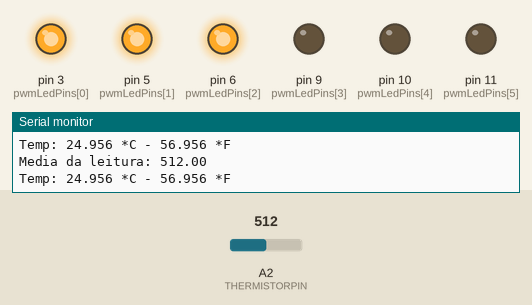
Simulated run of this sketch. Board: Arduino Uno, built with avr-gcc and run on an emulated ATmega328P. Shown: output pins drawn as LEDs (lit = HIGH), the last lines printed to the serial monitor. The inputs (shaded band) are chosen by the test bench; at power-on: A2 (THERMISTORPIN) = 512.

Above: at 1.2 s.
1.3 s: A2 (THERMISTORPIN) set to 539
At 2.4 s:
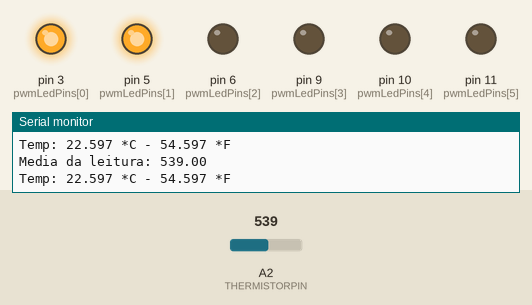
2.9 s: A2 (THERMISTORPIN) set to 716
At 3.4 s:
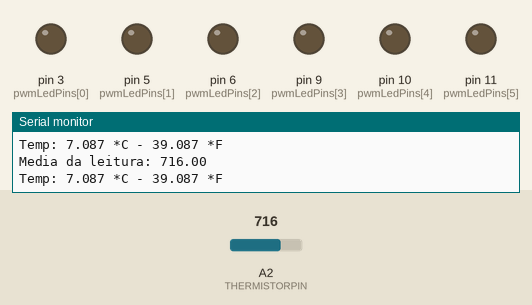
4.4 s: A2 (THERMISTORPIN) set to 569
7.4 s: A2 (THERMISTORPIN) set to 557
At 8.7 s:
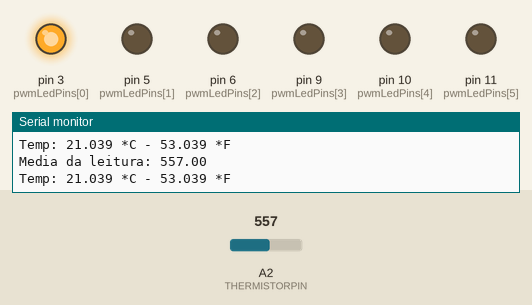
9.0 s: A2 (THERMISTORPIN) set to 160
At 9.6 s:
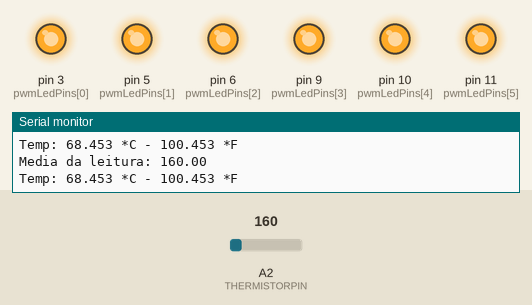
10.5 s: A2 (THERMISTORPIN) set to 448
13.5 s: A2 (THERMISTORPIN) set to 475
At 15.0 s:
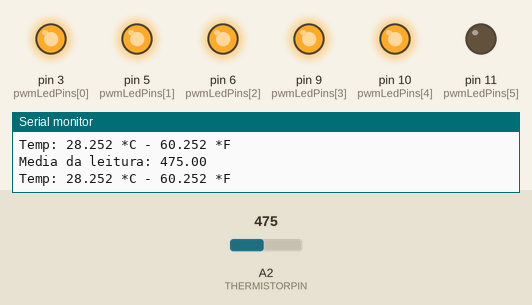
Timing chart, 0 to 16.1 s (numbered marks = the images above; inputs shaded):
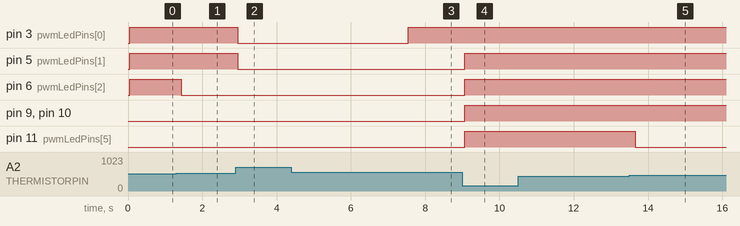

The sketch:

exp03_termistorLeds.ino
```cpp
/************************************************************************************
* IMBRAX - INDUSTRIA MECATRONICA BRASILEIRA
* Nome: exp03_termistor
* Descricao: Faz a leitura do sensor de temperatura - termistor e com base no valor
* da resistencia do termistor aciona alguns leds para indicar a temperatura.
*
* Escrito por: Diego W. Antunes <diego@imbrax.com.br> usando como base o codigo da
* http://www.ladyada.net/learn/sensors/thermistor.html da Ladyada.
* Data: 01/10/2011
*************************************************************************************/

/************************************************************************************
* Constantes utilizadas no programa
************************************************************************************/
const int numLeds = 6; // Numero de leds conectados ao Arduino
/* Array com o numero dos pinos onde estao conectados os leds no Arduino, cada numero
* representa uma porta digital com suporte a PWM
*/
const int pwmLedPins[numLeds] = {3, 5, 6, 9, 10, 11};

#define THERMISTORPIN A2          // Pino do uC ligado no sensor
#define THERMISTORNOMINAL 10000   // Resistencia do  termistor a 25 graus
#define TEMPERATURENOMINAL 25     // Temp. nominal
#define NUMAMOSTRAS 5              // Numero de amostras
#define BCOEFFICIENT 3950         // Coeficiente beta
#define SERIESRESISTOR 10000      // Resistor em serie com o termistor

/************************************************************************************
* Variaveis
************************************************************************************/
int val = 10;
int amostras[NUMAMOSTRAS];

/************************************************************************************
* Funcao: setup
* Descricao: Faz a configuracao e inicializacao de algumas variaveis importantes
* Notas:
************************************************************************************/
void setup()
{
  // Configura a porta serial
  Serial.begin(9600);

  // Configura os pinos onde estao os LEDs como saida
  for (int i = 0; i < numLeds; i++)
    pinMode(pwmLedPins[i], OUTPUT);
}

/************************************************************************************
* Funcao: loop
* Descricao: Loop principal onde o microcontrolador deve passar a maior parte do tempo
* Notas:
************************************************************************************/
void loop()
{
  float media;

  // Faz a leitura de X amostras para posterior calculo
  for (int i = 0; i < NUMAMOSTRAS; i++) {
    amostras[i] = analogRead(THERMISTORPIN);
    delay(10);
  }

  // Calcula a media
  media = 0;
  for (int i = 0; i < NUMAMOSTRAS; i++) {
    media += amostras[i];
  }
  media /= NUMAMOSTRAS;

  Serial.print("Media da leitura: ");
  Serial.println(media);

  // convert the value to resistance
  media = 1023 / media - 1;
  media = SERIESRESISTOR / media;

  float steinhart;
  steinhart = media / THERMISTORNOMINAL;     // (R/Ro)
  steinhart = log(steinhart);                  // ln(R/Ro)
  steinhart /= BCOEFFICIENT;                   // 1/B * ln(R/Ro)
  steinhart += 1.0 / (TEMPERATURENOMINAL + 273.15); // + (1/To)
  steinhart = 1.0 / steinhart;                 // Invert
  steinhart -= 273.15;                         // convert to C

  /***********************************************************/
  /* Converte o valor da temperatura entre 20-26 para 0-1021 */
  /* Aqui posso mudar os intervalor de conversao             */
  /***********************************************************/
  val = map(steinhart, 20, 30, 0, 1021);

  // Exibe a temperatura em C e F
  Serial.print("Temp: ");
  Serial.print(steinhart, 3);
  Serial.print(" *C - ");
  steinhart = (steinhart * (9/5)) + 32;
  Serial.print(steinhart, 3);
  Serial.println(" *F");

  if (val > 0)
    digitalWrite(pwmLedPins[0], HIGH);
  else
    digitalWrite(pwmLedPins[0], LOW);

  if (val > 170)
    digitalWrite(pwmLedPins[1], HIGH);
  else
    digitalWrite(pwmLedPins[1], LOW);

  if (val > 340)
    digitalWrite(pwmLedPins[2], HIGH);
  else
    digitalWrite(pwmLedPins[2], LOW);

  if (val > 510)
    digitalWrite(pwmLedPins[3], HIGH);
  else
    digitalWrite(pwmLedPins[3], LOW);

  if (val > 680)
    digitalWrite(pwmLedPins[4], HIGH);
  else
    digitalWrite(pwmLedPins[4], LOW);

  if (val > 850)
    digitalWrite(pwmLedPins[5], HIGH);
  else
    digitalWrite(pwmLedPins[5], LOW);

  // Aguardo 100ms pois normalmente a temperatura nao varia tao rapido
  delay(100);
}
```

Measured:
- the behaviour switches between 522 and 523 on A2 (THERMISTORPIN) (found by bisection; images 0 and 1)
- the behaviour switches between 558 and 557 on A2 (THERMISTORPIN) (found by bisection; images 2 and 3)
- the behaviour switches between 466 and 467 on A2 (THERMISTORPIN) (found by bisection; images 4 and 5)
- after the input at 1.3 s, pin 6 (pwmLedPins[2]): HIGH → LOW after 0.13 s
- after the input at 2.9 s, pin 3 (pwmLedPins[0]), pin 5 (pwmLedPins[1]): HIGH → LOW after 0.06 s
- after the input at 7.4 s, pin 3 (pwmLedPins[0]): LOW → HIGH after 0.14 s
- after the input at 9.0 s, pin 5 (pwmLedPins[1]), pin 6 (pwmLedPins[2]), pin 9 (pwmLedPins[3]), pin 10 (pwmLedPins[4]), pin 11 (pwmLedPins[5]): LOW → HIGH after 0.07 s
- after the input at 13.5 s, pin 11 (pwmLedPins[5]): HIGH → LOW after 0.15 s
